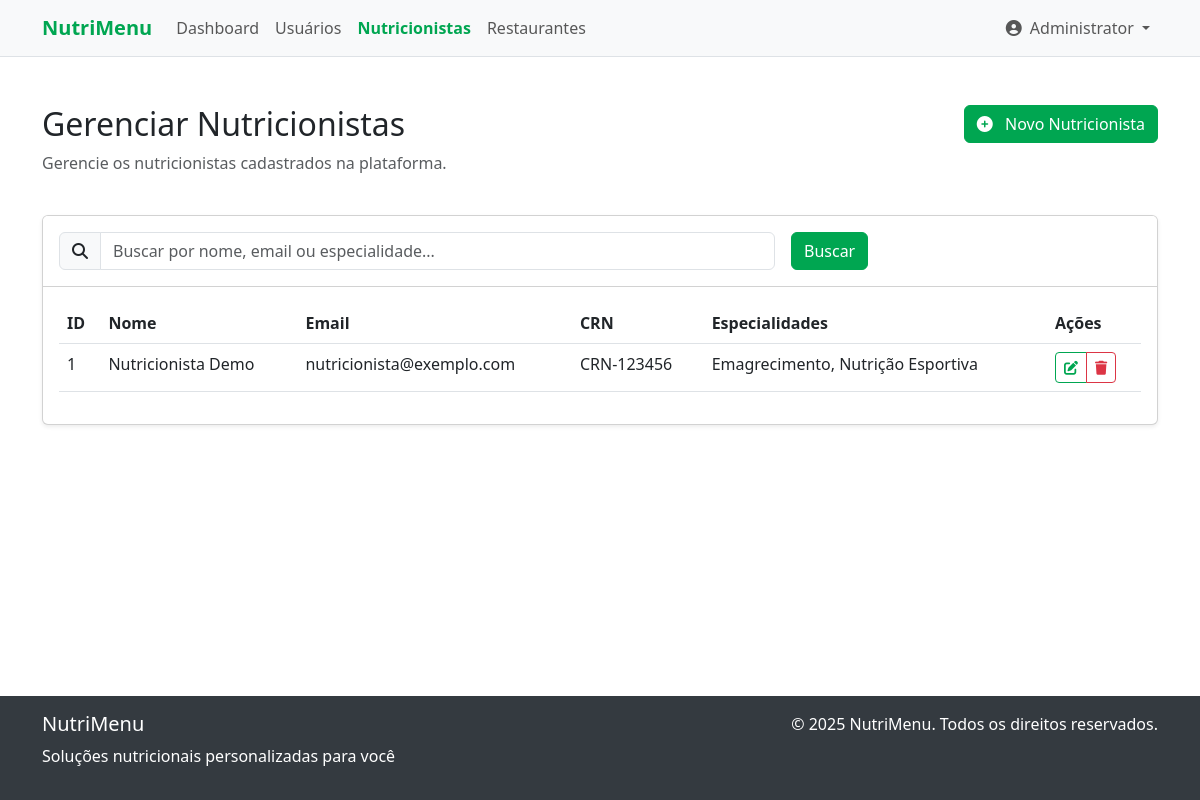
/admin/nutritionists (signed in), run on the app's committed database.
### tables this page shows
CREATE TABLE nutritionist_profiles (
    id INTEGER PRIMARY KEY AUTOINCREMENT,
    user_id INTEGER NOT NULL,
    professional_id TEXT NOT NULL, -- CRN (Conselho Regional de Nutrição) number
    specialties TEXT,
    bio TEXT,
    education TEXT,
    experience TEXT,
    created_at DATETIME DEFAULT CURRENT_TIMESTAMP,
    updated_at DATETIME DEFAULT CURRENT_TIMESTAMP,
    FOREIGN KEY (user_id) REFERENCES users(id) ON DELETE CASCADE
);

CREATE TABLE users (
    id INTEGER PRIMARY KEY AUTOINCREMENT,
    name TEXT NOT NULL,
    email TEXT NOT NULL UNIQUE,
    password TEXT NOT NULL,
    role TEXT NOT NULL DEFAULT 'user', -- 'admin', 'nutritionist', 'restaurant', 'user'
    created_at DATETIME DEFAULT CURRENT_TIMESTAMP,
    updated_at DATETIME DEFAULT CURRENT_TIMESTAMP
);

### src/controllers/AdminController.php (called while the page is built, shortened)
<?php
require_once __DIR__ . '/../models/NutritionistProfile.php';
class AdminController {
    private $nutritionistModel;
    public function __construct() {
        $this->nutritionistModel = new NutritionistProfile();
    }
    public function nutritionists() {
        $nutritionists = $this->nutritionistModel->getAll();
        view('admin/nutritionists', [
            'nutritionists' => $nutritionists
        ]);
    }
}

### public/index.php (called while the page is built, shortened)
<?php
$controllerFiles = glob(__DIR__ . '/../src/controllers/*.php');
foreach ($controllerFiles as $controller) {
    require_once $controller;
}
$route = getCurrentRoute();
list($controller, $method) = explode('::', $routes[$route]);
$controller = new $controller();
$controller->$method();

### src/config/database.php (called while the page is built, shortened)
<?php
class Database
{
    private static $instance = null;
    private $conn;
    private function __construct()
    {
        $dbPath = __DIR__ . '/../../database/nutrition.db';
        try {
            $this->conn = new SQLite3($dbPath);
            $this->conn->enableExceptions(true);
        } catch (Exception $e) {
            die("Database connection error: " . $e->getMessage());
        }
    }
    public static function getInstance()
    {
        if (self::$instance === null) {
            self::$instance = new self();
        }
        return self::$instance;
    }
    public function query($sql, $params = [])
    {
        try {
            $stmt = $this->conn->prepare($sql);
            $result = $stmt->execute();
            return $result;
        } catch (Exception $e) {
            die("Query execution error: " . $e->getMessage());
        }
    }
    public function fetchAll($sql, $params = [])
    {
        $result = $this->query($sql, $params);
        $rows = [];
        while ($row = $result->fetchArray(SQLITE3_ASSOC)) {
            $rows[] = $row;
        }
        return $rows;
    }
}

### src/models/NutritionistProfile.php (called while the page is built, shortened)
<?php
require_once __DIR__ . '/../config/database.php';
class NutritionistProfile {
    private $db;
    public function __construct() {
        $this->db = Database::getInstance();
    }
    public function getAll() {
        $sql = "SELECT np.*, u.name, u.email
                FROM nutritionist_profiles np
                JOIN users u ON np.user_id = u.id
                ORDER BY u.name ASC";
        return $this->db->fetchAll($sql);
    }
}

### src/views/admin/nutritionists.php (the view, shortened to what this page needs)
<div class="container my-5">
    <div class="row mb-4">
        <div class="col-md-8">
            <h2>Gerenciar Nutricionistas</h2>
            <p class="text-muted">Gerencie os nutricionistas cadastrados na plataforma.</p>
        </div>
        <div class="col-md-4 text-md-end">
            <a href="/admin/nutritionists/create" class="btn btn-primary">
                <i class="fas fa-plus-circle me-2"></i> Novo Nutricionista
            </a>
        </div>
    </div>
    <div class="row">
        <div class="col-12">
            <div class="card shadow-sm">
                <div class="card-header bg-white py-3">
                    <form class="row g-3" method="GET" action="/admin/nutritionists">
                        <div class="col-md-8">
                            <div class="input-group">
                                <span class="input-group-text"><i class="fas fa-search"></i></span>
                                <input type="text" class="form-control" name="search" value="<?= $_GET['search'] ?? '' ?>" placeholder="Buscar por nome, email ou especialidade...">
                            </div>
                        </div>
                        <div class="col-md-4">
                            <button type="submit" class="btn btn-primary">Buscar</button>
                        </div>
                    </form>
                </div>
                <div class="card-body">
                    <?php if (empty($nutritionists)): ?>
                        <div class="text-center py-5">
                            <i class="fas fa-user-md fa-3x text-muted mb-3"></i>
                            <h5>Nenhum nutricionista encontrado</h5>
                            <p class="text-muted">Tente ajustar seus filtros de busca ou adicione um novo nutricionista.</p>
                        </div>
                    <?php else: ?>
                        <div class="table-responsive">
                            <table class="table table-hover">
                                <thead>
                                    <tr>
                                        <th>ID</th>
                                        <th>Nome</th>
                                        <th>Email</th>
                                        <th>CRN</th>
                                        <th>Especialidades</th>
                                        <th>Ações</th>
                                    </tr>
                                </thead>
                                <tbody>
                                    <?php foreach ($nutritionists as $nutritionist): ?>
                                        <tr>
                                            <td><?= $nutritionist['id'] ?></td>
                                            <td><?= $nutritionist['name'] ?></td>
                                            <td><?= $nutritionist['email'] ?></td>
                                            <td><?= $nutritionist['professional_id'] ?></td>
                                            <td><?= $nutritionist['specialties'] ?? 'Não informado' ?></td>
                                            <td>
                                                <div class="btn-group btn-group-sm">
                                                    <a href="/admin/nutritionists/edit?id=<?= $nutritionist['id'] ?>" class="btn btn-outline-primary" title="Editar">
                                                        <i class="fas fa-edit"></i>
                                                    </a>
                                                    <button type="button" class="btn btn-outline-danger" title="Excluir" data-bs-toggle="modal" data-bs-target="#deleteModal<?= $nutritionist['id'] ?>">
                                                        <i class="fas fa-trash"></i>
                                                    </button>
                                                </div>
                                            </td>
                                        </tr>
                                    <?php endforeach; ?>
                                </tbody>
                            </table>
                        </div>
                    <?php endif; ?>
                </div>
            </div>
        </div>
    </div>
</div>

### public/css/styles.css (style rules this page uses)
:root { --primary-color: #00a651; --secondary-color: #007bff; --dark-color: #343a40; --light-color: #f8f9fa; }
body { font-family: 'Segoe UI', Tahoma, Geneva, Verdana, sans-serif; min-height: 100vh; display: flex; flex-direction: column; }
.btn-primary { background-color: var(--primary-color); border-color: var(--primary-color); }
.btn-outline-primary { color: var(--primary-color); border-color: var(--primary-color); }

### data on the page
nutritionist_profiles: id "1", user.name "Nutricionista Demo", user.email "nutricionista@exemplo.com", professional "CRN-123456", specialties "Emagrecimento, Nutrição Esportiva"

### other printed values
APP_NAME "NutriMenu"
$currentUser['name'] "Administrator"
